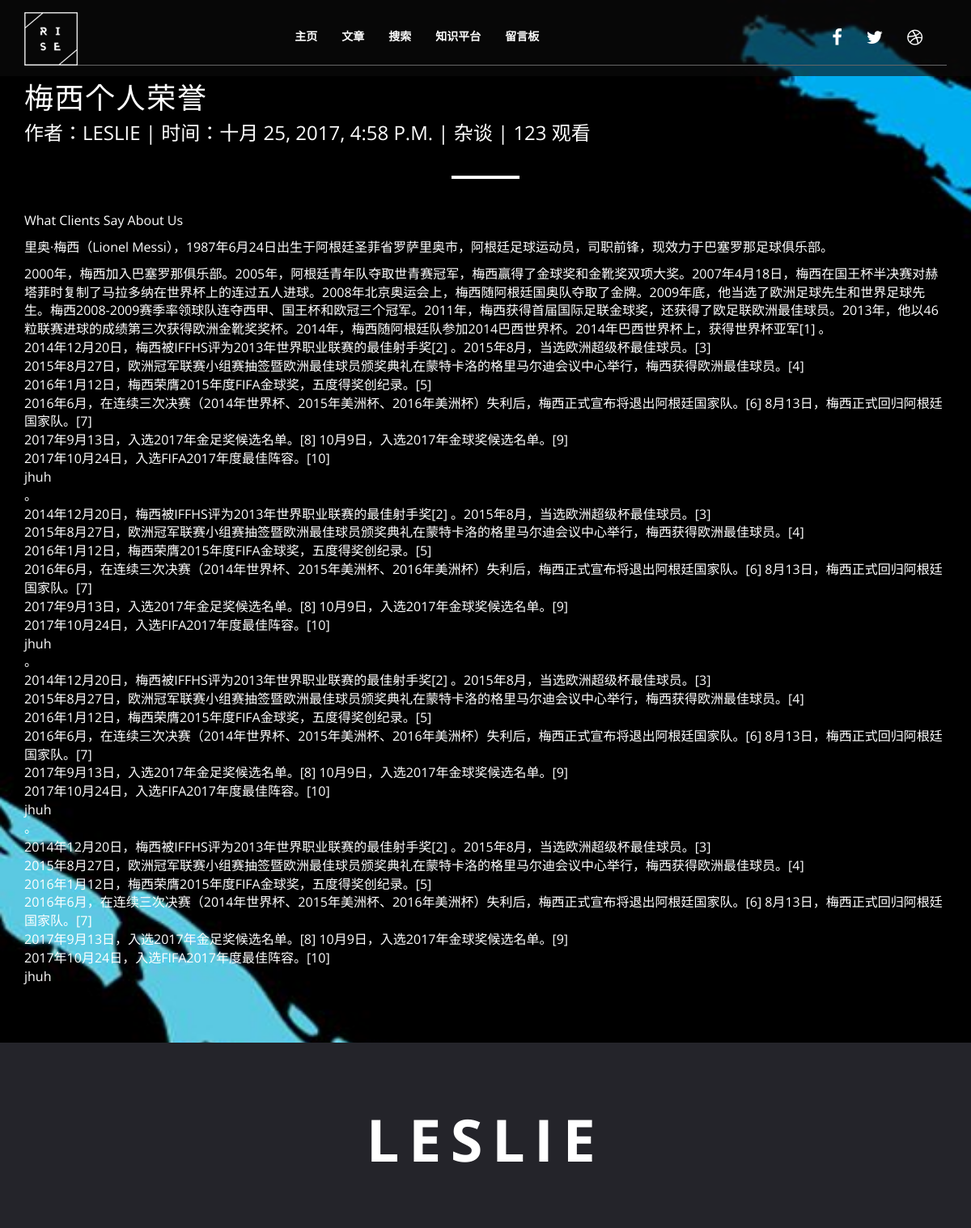
The page /post/8/ on the database its author committed.
### blog/models.py (models this page shows, shortened)
class Post(models.Model):
    title = models.CharField(max_length=70)
    body = models.TextField()
    created_time = models.DateTimeField()
    modified_time = models.DateTimeField()
    views = models.PositiveIntegerField(default=0)
    category = models.ForeignKey(Category)
    author = models.ForeignKey(User)
    class Meta:
        ordering = ['-created_time']
    def increase_views(self):
        self.views += 1
        self.save(update_fields=['views'])

class Category(models.Model):
    name = models.CharField(max_length=100)
    def __str__(self):
        return self.name

### blog/views.py (the view)
# urls.py: url(r'^post/(?P<pk>[0-9]+)/$', views.PostDetailView.as_view(), name='detail'),
class PostDetailView(DetailView):
    model = Post
    template_name = 'blog/detail.html'
    context_object_name = 'post'
    def get(self, request, *args, **kwargs):
        response = super(PostDetailView, self).get(request, *args, **kwargs)
        self.object.increase_views()
        return response

### blog/templates/blog/detail.html
{% extends 'base.html' %}
{% block page_content %}
<section id="testimonialss">
        <div class="container">
            <hr class="Light-sep">
            <h2 style="">{{ post.title }}</h2>
            <h4>作者：{{ post.author }} | 时间：{{ post.created_time }} | {{ post.category }} | {{ post.views}} 观看</h4>
            <hr class="light-sep">
            <p>What Clients Say About Us</p>
                <div>
                    {{ post.body|safe|linebreaks }}
                </div>
        </div>
</section>
{% endblock %}

### myblog/static/blog/css/main.css (style rules this page uses)
body { font-family: 'Open Sans', sans-serif; font-size: 16px; color: #0d0d0d; overflow-x: hidden; }
.light-sep { max-width: 80px; border: 2px solid #fff; margin-top: 40px; margin-bottom: 40px; }
h2 { font-size: 36px; color: #000; font-weight: 400; letter-spacing: 0.05em; }
h4 { font-size: 24px; color: #000; font-weight: 400; }
p { font-size: 16px; color: #000; font-weight: 400; }
#testimonialss { background-image: url("../img/testimonials/2.jpg"); -moz-background-size: cover; -o-background-size: cover; -webkit-background-size: cover; background-size: cover; background-position: center; background-repeat: no-repeat; background-attachment: fixed; padding: 60px 0; }
#testimonialss h2 { text-transform: uppercase; color: #fff; }
#testimonialss h4 { text-transform: uppercase; color: #fff; }
#testimonialss p { color: #fff; }

### rows shown on the page
Post: title "梅西个人荣誉", author "LESLIE", created_time "十月 25, 2017, 4:58 P.M.", category "杂谈", views "123", body "里奥·梅西（Lionel Messi），1987年6月24日出生于阿根廷圣菲省罗萨里奥市，阿根廷足球运动员，司职前锋，现效力于巴塞罗那足球俱乐部。 2000年，梅西加入巴塞罗那俱乐部。2005年，阿根廷青年队夺取世青赛冠军，梅西赢得了金球奖和金靴奖双项大奖。2007年4月18日，梅西在国王杯半决赛对赫塔菲时复制了马拉多纳在世界杯上的连过五人进球。2008年北京奥运会上，梅西随阿根廷国奥队夺取了金牌。2009年底，他当选了欧洲足球先生和世界足球先生。梅西2008-2009赛季率领球队连夺西甲、国王杯和欧冠三个冠军。2011年，梅西获得首届国际足联金球奖，还获得了欧足联欧洲最佳球员。2013年，他以46粒联赛进球的成绩第三次获得欧洲金靴奖奖杯。2014年，梅西随阿根廷队参加2014巴西世界杯。2014年巴西世界杯上，获得世界杯亚军[1] 。 2014年12月20日，梅西被IFFHS评为2013年世界职业联赛的最佳射手奖[2] 。2015年8月，当选欧洲超级杯最佳球员。[3] 2015年8月27日，欧洲冠军联赛小组赛抽签暨欧洲最佳球员颁奖典礼在蒙特卡洛的格里马尔迪会议中心举行，梅西获得欧洲最佳球员。[4] 2016年1月12日，梅西荣膺2015年度FIFA金球奖，五度得奖创纪录。[5] 2016年6月，在连续三次决赛（2014年世界杯、2015年美洲杯、2016年美洲杯）失利后，梅西正式宣布将退出阿根廷国家队。[6] 8月13日，梅西正式回归阿根廷国家队。[7] 2017年9月13日，入选2017年金足奖候选名单。[8] 10月9日，入选2017年金球奖候选名单。[9]…"
